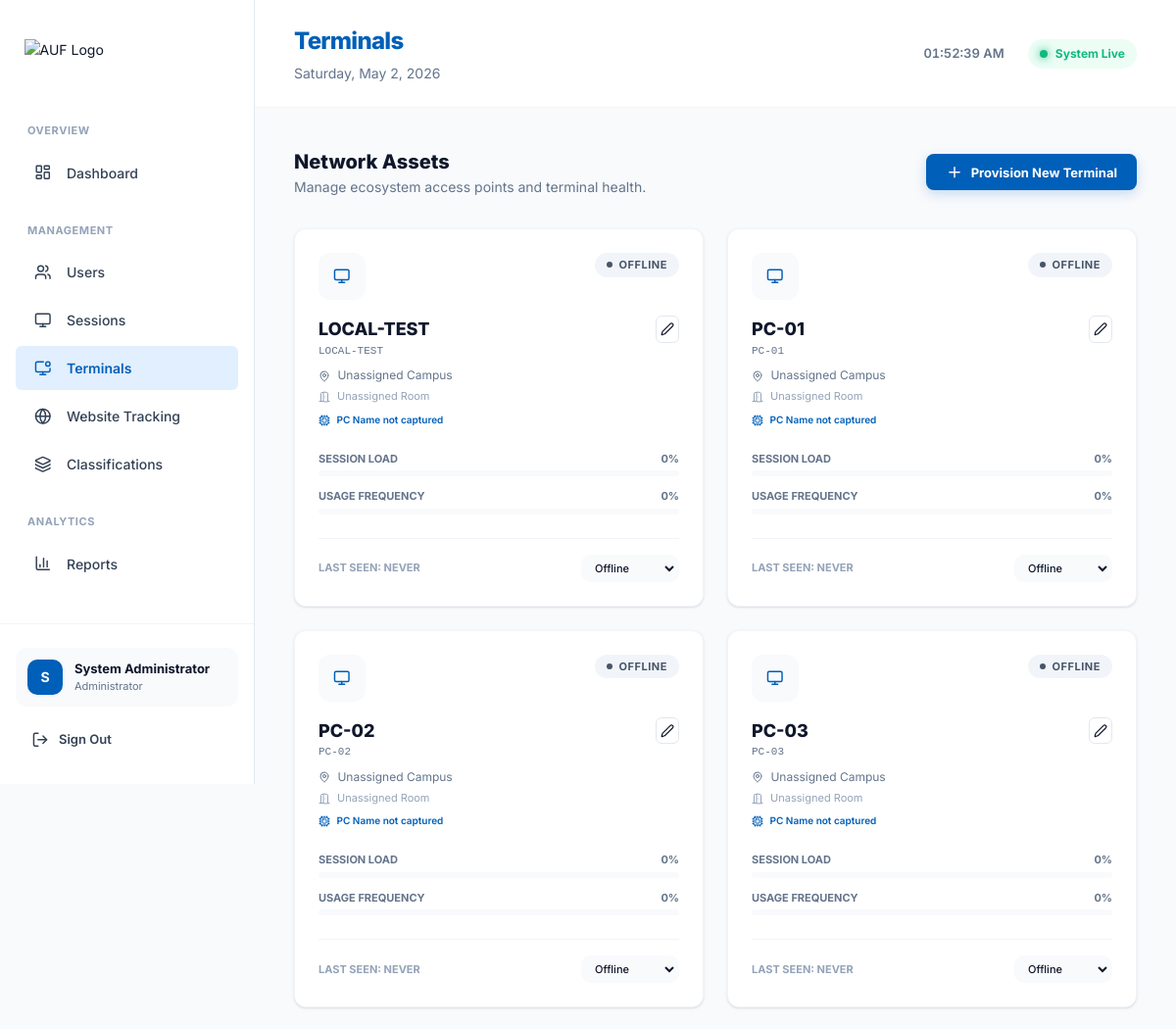
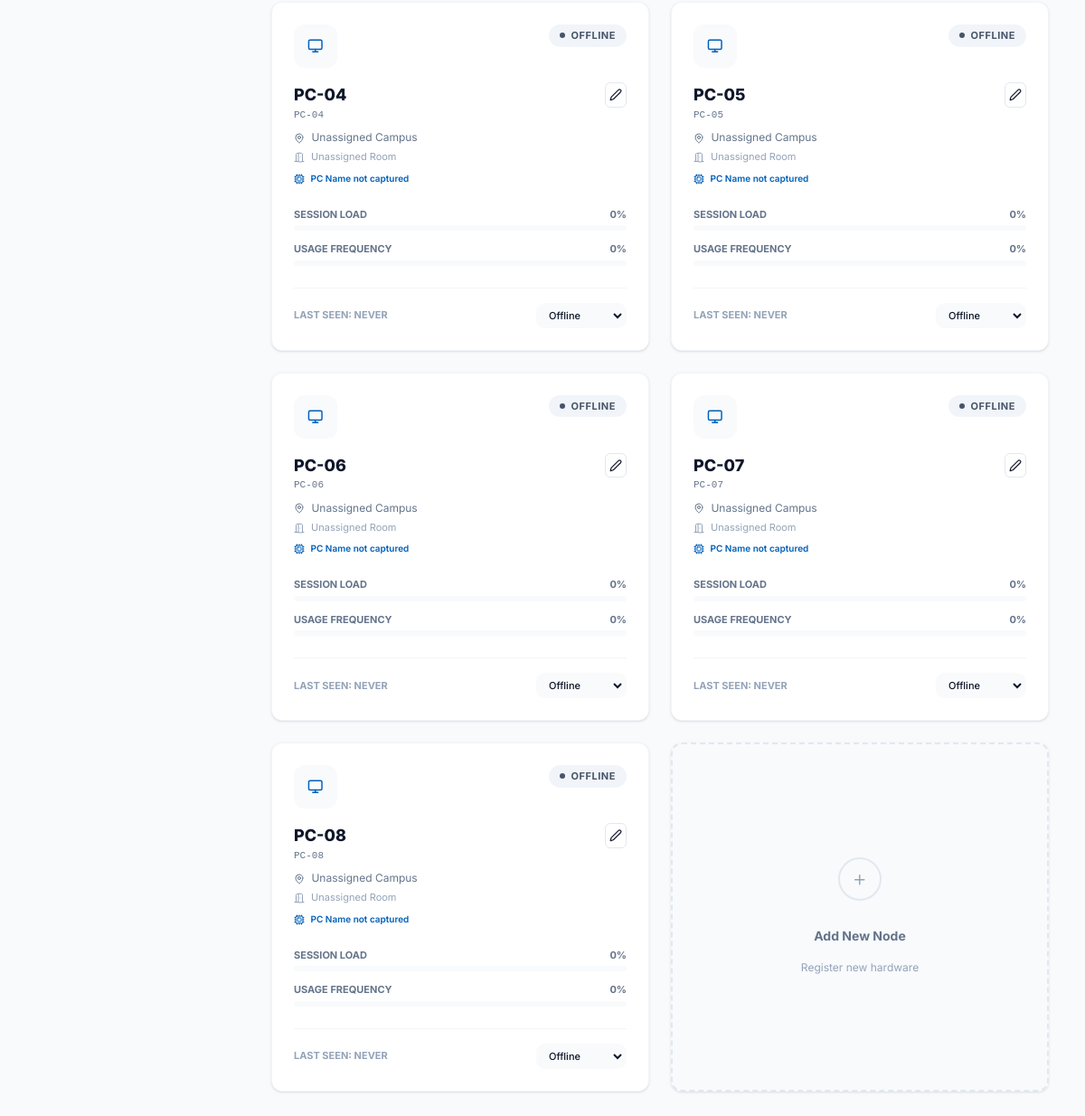
The page /server/admin/terminals.php (signed in) on the database its author committed (2 pictures, top to bottom).
### tables this page shows
CREATE TABLE terminals (
    id            INT UNSIGNED AUTO_INCREMENT PRIMARY KEY,
    terminal_code VARCHAR(30)  NOT NULL UNIQUE COMMENT 'e.g. PC-01, LIB-A-03',
    terminal_name VARCHAR(100) DEFAULT NULL,
    pc_hostname   VARCHAR(150) DEFAULT NULL,
    location      VARCHAR(100) DEFAULT NULL  COMMENT 'Legacy text location',
    campus_id     INT UNSIGNED DEFAULT NULL,
    room_id       INT UNSIGNED DEFAULT NULL,
    status        ENUM('online', 'offline', 'maintenance') NOT NULL DEFAULT 'offline',
    last_seen     TIMESTAMP NULL DEFAULT NULL,
    creation_date TIMESTAMP NOT NULL DEFAULT CURRENT_TIMESTAMP,
    FOREIGN KEY (campus_id) REFERENCES campuses(id) ON UPDATE CASCADE ON DELETE SET NULL,
    FOREIGN KEY (room_id)   REFERENCES rooms(id)   ON UPDATE CASCADE ON DELETE SET NULL,
    INDEX idx_status (status)
);

### server/includes/auth.php (called while the page is built, shortened)
<?php
require_once __DIR__ . '/helpers.php';
function current_admin(): array {
    return [
        'id'   => $_SESSION['admin_id']   ?? null,
        'name' => $_SESSION['admin_name'] ?? 'Admin',
    ];
}

### server/includes/helpers.php (called while the page is built, shortened)
<?php
function h(?string $str): string {
    return htmlspecialchars($str ?? '', ENT_QUOTES | ENT_HTML5, 'UTF-8');
}

### server/admin/terminals.php (the view, shortened to what this page needs)
<?php
require_once __DIR__ . '/../includes/helpers.php';
require_once __DIR__ . '/../includes/auth.php';
$pdo   = db();
$admin = current_admin();
$terminals = $pdo->query(
    "SELECT t.*, c.name as campus_name, r.name as room_name,
            (SELECT COUNT(*) FROM sessions s WHERE s.terminal_id=t.id AND s.status='active') AS active_sessions,
            (SELECT COUNT(*) FROM sessions s WHERE s.terminal_id=t.id) AS total_sessions
     FROM terminals t
     LEFT JOIN campuses c ON t.campus_id = c.id
     LEFT JOIN rooms r ON t.room_id = r.id
     ORDER BY t.terminal_code"
)->fetchAll();
$page = 'terminals';
include __DIR__ . '/partials/header.php';
?>
<div style="display:flex;justify-content:space-between;align-items:center;margin-bottom:32px">
  <div>
    <h2 style="font-size: 20px; font-weight: 800; color: var(--text-primary)">Network Assets</h2>
    <p class="td-muted">Manage ecosystem access points and terminal health.</p>
  </div>
  <button class="btn btn-primary" onclick="document.getElementById('terminal-modal-title').textContent='Provision Terminal'; document.getElementById('terminal-action').value='add'; openModal('modal-terminal')">
    <i data-lucide="plus" style="width:18px"></i> Provision New Terminal
  </button>
</div>
<div class="terminal-grid fade-in">
  <?php foreach ($terminals as $t): ?>
  <div class="terminal-card">
    <div class="terminal-header">
      <div class="feed-icon" style="background: var(--bg-base); box-shadow: none">
        <i data-lucide="<?= $t['active_sessions'] > 0 ? 'monitor-play' : 'monitor' ?>"></i>
      </div>
      <div style="display:flex; gap:6px; align-items:center">
        <?php
          $b=['online'=>'badge-green','offline'=>'badge-gray','maintenance'=>'badge-yellow'];
          echo '<span class="badge '.($b[$t['status']]??'badge-gray').'"><span class="badge-dot"></span>'.ucfirst($t['status']).'</span>';
        ?>
      </div>
    </div>
    <div class="terminal-info">
      <div style="display:flex; justify-content:space-between; align-items:flex-start">
        <h3 style="margin:0"><?= h($t['terminal_name'] ?: $t['terminal_code']) ?></h3>
        <button class="btn btn-outline btn-sm" style="padding:4px" onclick="editTerminal(<?= h(json_encode($t)) ?>)">
            <i data-lucide="edit-2" style="width:14px"></i>
        </button>
      </div>
      <div class="td-muted mono" style="font-size:11px; margin-bottom:8px"><?= h($t['terminal_code']) ?></div>
      <p>
        <i data-lucide="map-pin" style="width:12px; height:12px; vertical-align: middle; margin-right: 4px"></i>
        <?= $t['campus_name'] ? h($t['campus_name']) : 'Unassigned Campus' ?>
      </p>
      <p style="font-size: 11px; margin-top: 4px; color: var(--text-faint)">
        <i data-lucide="door-open" style="width:12px; height:12px; vertical-align: middle; margin-right: 4px"></i>
        <?= $t['room_name'] ? h($t['room_name']) : 'Unassigned Room' ?>
      </p>
      <p style="font-size: 10px; margin-top: 8px; font-weight:600; color: var(--primary)">
        <i data-lucide="cpu" style="width:12px; height:12px; vertical-align: middle; margin-right: 4px"></i>
        <?= $t['pc_hostname'] ? h($t['pc_hostname']) : 'PC Name not captured' ?>
      </p>
    </div>
    <div class="terminal-stats">
      <div class="progress-wrap">
        <div class="progress-label"><span>Session Load</span><span><?= $t['active_sessions'] > 0 ? '100%' : '0%' ?></span></div>
        <div class="progress-bar"><div class="progress-fill fill-blue" style="width: <?= $t['active_sessions'] > 0 ? '100%' : '0%' ?>"></div></div>
      </div>
      <div class="progress-wrap">
        <div class="progress-label"><span>Usage Frequency</span><span><?= min(100, $t['total_sessions'] * 5) ?>%</span></div>
        <div class="progress-bar"><div class="progress-fill fill-slate" style="width: <?= min(100, $t['total_sessions'] * 5) ?>%"></div></div>
      </div>
    </div>
    <div class="terminal-footer">
      <div style="font-size: 11px; font-weight: 700; color: var(--text-faint); text-transform: uppercase">
        Last Seen: <?= $t['last_seen'] ? date('H:i', strtotime($t['last_seen'])) : 'Never' ?>
      </div>
      <form method="POST" style="display:flex;gap:6px">
        <select name="status" class="form-control" style="padding: 4px 8px; font-size: 11px; width: 100px" onchange="this.form.submit()">
          <option value="offline"     <?= $t['status']==='offline'?'selected':'' ?>>Offline</option>
        </select>
      </form>
    </div>
  </div>
  <?php endforeach; ?>
  <div class="terminal-card" style="border: 2px dashed var(--border); background: transparent; cursor: pointer; align-items: center; justify-content: center; min-height: 240px"
       onclick="document.getElementById('terminal-modal-title').textContent='Provision Terminal'; document.getElementById('terminal-action').value='add'; openModal('modal-terminal')">
     <div style="width: 48px; height: 48px; border-radius: 50%; border: 2px solid var(--border); display: flex; align-items: center; justify-content: center; color: var(--text-faint); margin-bottom: 12px">
       <i data-lucide="plus"></i>
     </div>
     <div style="font-weight: 700; color: var(--text-muted)">Add New Node</div>
     <div style="font-size: 12px; color: var(--text-faint)">Register new hardware</div>
  </div>
</div>
<?php include __DIR__ . '/partials/footer.php'; ?>

### server/admin/partials/header.php (shortened to what this page needs)
<!DOCTYPE html>
<html lang="en">
<head>
  <link rel="stylesheet" href="<?= ASSETS_URL ?>/css/admin.css?v=1.2.0">
</head>
<body>
<div class="layout">
  <aside class="sidebar">
    <div class="sidebar-logo" style="justify-content: center; padding: 40px 24px;">
      <div class="logo-image" style="width: 210px; height: auto; flex-shrink: 0;">
        <img src="<?= ASSETS_URL ?>/img/auf_ul_logo.png" alt="AUF Logo" style="width: 100%; height: auto; object-fit: contain;">
      </div>
    </div>
    <nav class="sidebar-nav">
      <span class="nav-section-label">Overview</span>
      <a href="dashboard.php" class="nav-item <?= $page==='dashboard' ? 'active' : '' ?>">
        <span class="nav-icon"><i data-lucide="layout-dashboard"></i></span> Dashboard
      </a>
      <span class="nav-section-label">Management</span>
      <a href="users.php" class="nav-item <?= $page==='users' ? 'active' : '' ?>">
        <span class="nav-icon"><i data-lucide="users"></i></span> Users
      </a>
      <a href="sessions.php" class="nav-item <?= $page==='sessions' ? 'active' : '' ?>">
        <span class="nav-icon"><i data-lucide="monitor"></i></span> Sessions
      </a>
      <a href="terminals.php" class="nav-item <?= $page==='terminals' ? 'active' : '' ?>">
        <span class="nav-icon"><i data-lucide="monitor-dot"></i></span> Terminals
      </a>
      <a href="websites.php" class="nav-item <?= $page==='websites' ? 'active' : '' ?>">
        <span class="nav-icon"><i data-lucide="globe"></i></span> Website Tracking
      </a>
      <a href="classifications.php" class="nav-item <?= $page==='classifications' ? 'active' : '' ?>">
        <span class="nav-icon"><i data-lucide="layers"></i></span> Classifications
      </a>
      <span class="nav-section-label">Analytics</span>
      <a href="reports.php" class="nav-item <?= $page==='reports' ? 'active' : '' ?>">
        <span class="nav-icon"><i data-lucide="bar-chart-3"></i></span> Reports
      </a>
    </nav>
    <div class="sidebar-footer">
      <div class="admin-chip">
        <div class="admin-avatar"><?= strtoupper(substr($admin['name'], 0, 1)) ?></div>
        <div class="admin-info">
          <div class="admin-name"><?= h($admin['name']) ?></div>
          <div class="admin-role">Administrator</div>
        </div>
      </div>
      <a href="logout.php" class="btn-logout">
        <i data-lucide="log-out" style="width:18px"></i> Sign Out
      </a>
    </div>
  </aside>
  <div class="main-content">
    <div class="topbar">
      <div>
        <div class="topbar-title"><?= ucfirst($page) ?></div>
        <div class="topbar-subtitle"><?= date('l, F j, Y') ?></div>
      </div>
      <div class="topbar-right">
        <span id="live-clock" style="font-size:13px;color:var(--text-muted);font-variant-numeric:tabular-nums;font-weight:600"></span>
        <div class="live-badge"><span class="live-dot"></span> System Live</div>
      </div>
    </div>
    <div class="page-content fade-in">

### server/admin/partials/footer.php (shortened to what this page needs)
    </div>
  </div>
</div>
</body>
</html>

### rows shown on the page
terminals: status "OFFLINE", terminal_code "LOCAL-TEST", shows "PC Name not captured", min(100, $t['total_sessions'] * 5) "0", shows "NEVER", status "Offline"
terminals: status "OFFLINE", terminal_code "PC-01", shows "PC Name not captured", min(100, $t['total_sessions'] * 5) "0", shows "NEVER", status "Offline"
terminals: status "OFFLINE", terminal_code "PC-02", shows "PC Name not captured", min(100, $t['total_sessions'] * 5) "0", shows "NEVER", status "Offline"
terminals: status "OFFLINE", terminal_code "PC-03", shows "PC Name not captured", min(100, $t['total_sessions'] * 5) "0", shows "NEVER", status "Offline"
terminals: status "OFFLINE", terminal_code "PC-04", shows "PC Name not captured", min(100, $t['total_sessions'] * 5) "0", shows "NEVER", status "Offline"
terminals: status "OFFLINE", terminal_code "PC-05", shows "PC Name not captured", min(100, $t['total_sessions'] * 5) "0", shows "NEVER", status "Offline"
terminals: status "OFFLINE", terminal_code "PC-06", shows "PC Name not captured", min(100, $t['total_sessions'] * 5) "0", shows "NEVER", status "Offline"
terminals: status "OFFLINE", terminal_code "PC-07", shows "PC Name not captured", min(100, $t['total_sessions'] * 5) "0", shows "NEVER", status "Offline"
terminals: status "OFFLINE", terminal_code "PC-08", shows "PC Name not captured", min(100, $t['total_sessions'] * 5) "0", shows "NEVER", status "Offline"

### other values the page prints
substr($admin['name'], 0, 1) "S"
$admin['name'] "System Administrator"
$page "Terminals"
